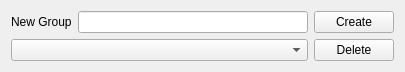
<?xml version="1.0" encoding="UTF-8"?>
<ui version="4.0">
 <class>profileSelectWidget</class>
 <widget class="QWidget" name="profileSelectWidget">
  <property name="geometry">
   <rect>
    <x>0</x>
    <y>0</y>
    <width>405</width>
    <height>70</height>
   </rect>
  </property>
  <property name="windowTitle">
   <string>Form</string>
  </property>
  <layout class="QVBoxLayout" name="verticalLayout">
   <item>
    <widget class="QWidget" name="groupSelectWidget" native="true">
     <layout class="QVBoxLayout" name="verticalLayout_2">
      <property name="leftMargin">
       <number>0</number>
      </property>
      <property name="topMargin">
       <number>0</number>
      </property>
      <property name="rightMargin">
       <number>0</number>
      </property>
      <property name="bottomMargin">
       <number>0</number>
      </property>
      <item>
       <widget class="QWidget" name="groupCreateWidget" native="true">
        <layout class="QHBoxLayout" name="horizontalLayout">
         <property name="leftMargin">
          <number>0</number>
         </property>
         <property name="topMargin">
          <number>0</number>
         </property>
         <property name="rightMargin">
          <number>0</number>
         </property>
         <property name="bottomMargin">
          <number>0</number>
         </property>
         <item>
          <widget class="QLabel" name="newGroupLabel">
           <property name="text">
            <string>New Group</string>
           </property>
          </widget>
         </item>
         <item>
          <widget class="QLineEdit" name="newGroupText"/>
         </item>
         <item>
          <widget class="QPushButton" name="newGroupButton">
           <property name="sizePolicy">
            <sizepolicy hsizetype="Fixed" vsizetype="Fixed">
             <horstretch>0</horstretch>
             <verstretch>0</verstretch>
            </sizepolicy>
           </property>
           <property name="text">
            <string>Create</string>
           </property>
          </widget>
         </item>
        </layout>
       </widget>
      </item>
      <item>
       <widget class="QWidget" name="selectWidget" native="true">
        <layout class="QHBoxLayout" name="horizontalLayout_2">
         <property name="leftMargin">
          <number>0</number>
         </property>
         <property name="topMargin">
          <number>0</number>
         </property>
         <property name="rightMargin">
          <number>0</number>
         </property>
         <property name="bottomMargin">
          <number>0</number>
         </property>
         <item>
          <widget class="QComboBox" name="groupSelect"/>
         </item>
         <item>
          <widget class="QPushButton" name="groupDeleteButton">
           <property name="sizePolicy">
            <sizepolicy hsizetype="Fixed" vsizetype="Fixed">
             <horstretch>0</horstretch>
             <verstretch>0</verstretch>
            </sizepolicy>
           </property>
           <property name="text">
            <string>Delete</string>
           </property>
          </widget>
         </item>
        </layout>
       </widget>
      </item>
     </layout>
    </widget>
   </item>
  </layout>
 </widget>
 <resources/>
 <connections/>
</ui>
